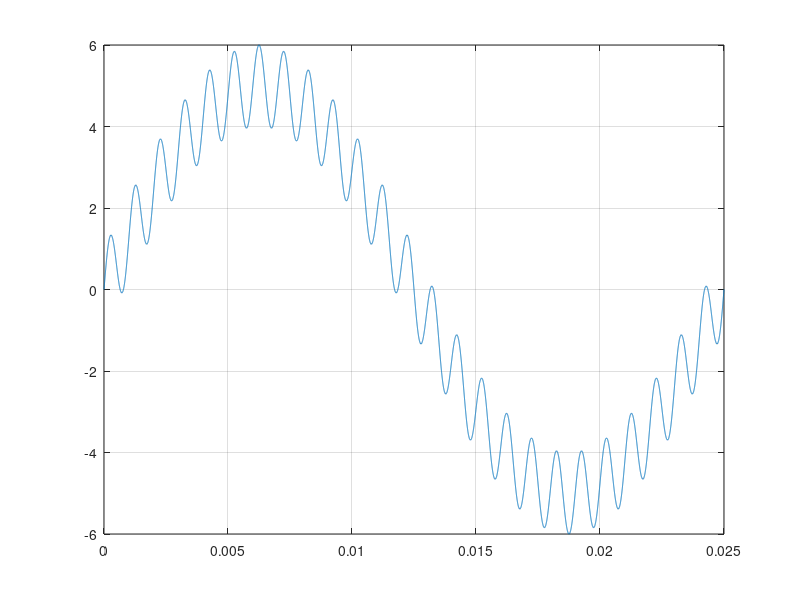

Recreate this plot in MATLAB. (Note: this script raises an error after producing the figure.)
f1 = 1000;
f2 = 40;
t = 0:0.000001:1/40;

y = sin(2 * pi * f1 * t) + 5 * sin(2 * pi * f2 * t)

figure,
plot(t,y), grid on
figure,
schmitt_trigger(y, 0.0, 1.0)
